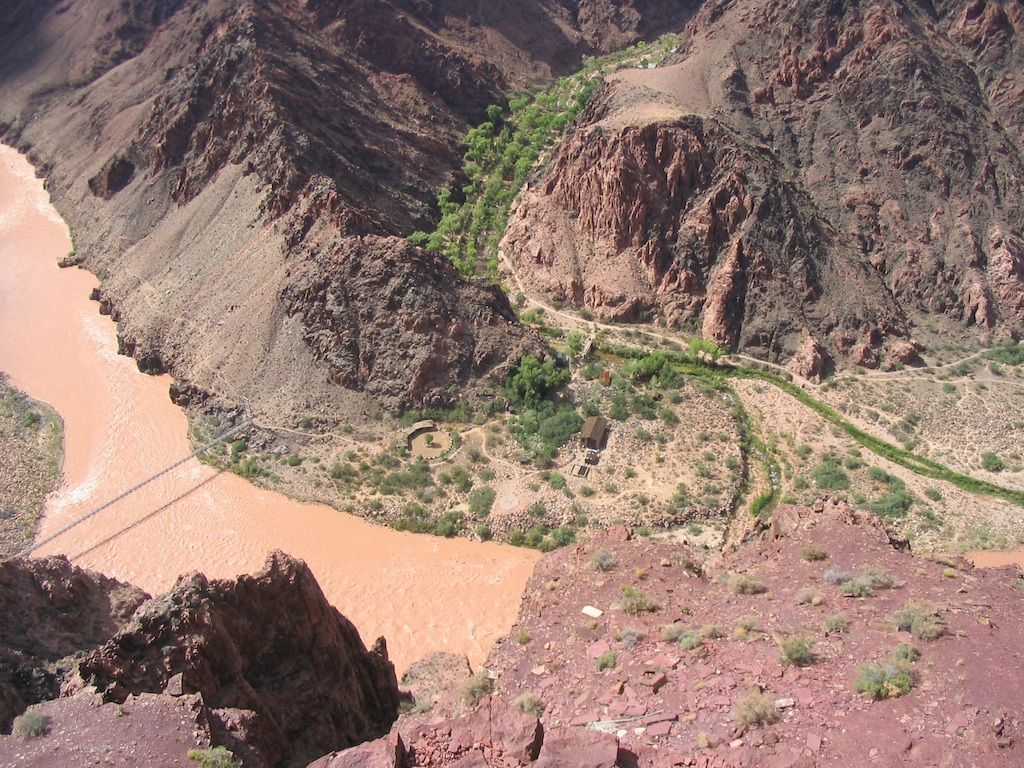
#> input picture images/river1.jpg, 1024 x 768 px
$ jupyter execute 1_feature_matching_answer.ipynb   (shell and % lines are left out)
#> lines starting #> are read from the running program, lines starting #| are printed output that depends on the picture
[cell 1]
import numpy as np
import cv2 # OpenCV-Python
import matplotlib.pyplot as plt
import time

---

# Practice - SIFT mosaic

In the practice you make a mosaic of two maps using SIFT Feature matching.

- Extract SIFT features of two images.
- Match SIFT features using `cv2.BFMatcher()`. L2 distance is good enough find the transformation.
- Find the perspective transform of two images using `cv2.findHomography()`.
- Draw two images with one image warped to the another one.

Here's the desired output.

[cell 2]
# Open and show the input images
img1 = cv2.imread('../images/river1.jpg')
#> img1 is the input picture: shape (768, 1024, 3); mean B, G, R 113.1, 123.7, 148.2
img2 = cv2.imread('../images/river2.jpg')
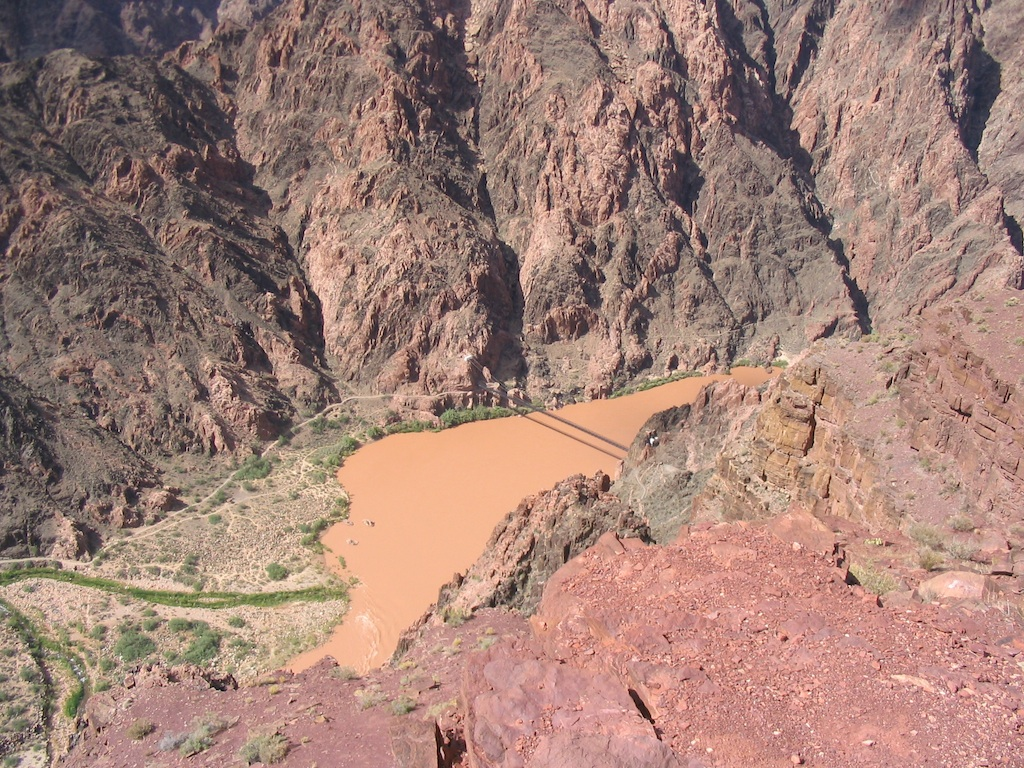
#> input picture images/river2.jpg, 1024 x 768 px
#> img2 is the input picture: shape (768, 1024, 3); mean B, G, R 118.9, 129.4, 161.4

plt.figure(figsize=(12,4))
plt.subplot(1, 2, 1)
plt.imshow(cv2.cvtColor(img1, cv2.COLOR_BGR2RGB))
plt.subplot(1, 2, 2)
plt.imshow(cv2.cvtColor(img2, cv2.COLOR_BGR2RGB))
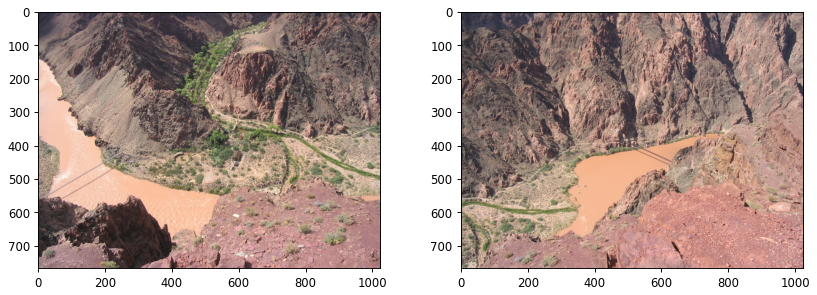
#> figure drawn by matplotlib, 2 panels

[cell 3]
# SIFT feature extracting
sift = cv2.xfeatures2d.SIFT_create()
gray1 = cv2.cvtColor(img1, cv2.COLOR_BGR2GRAY)
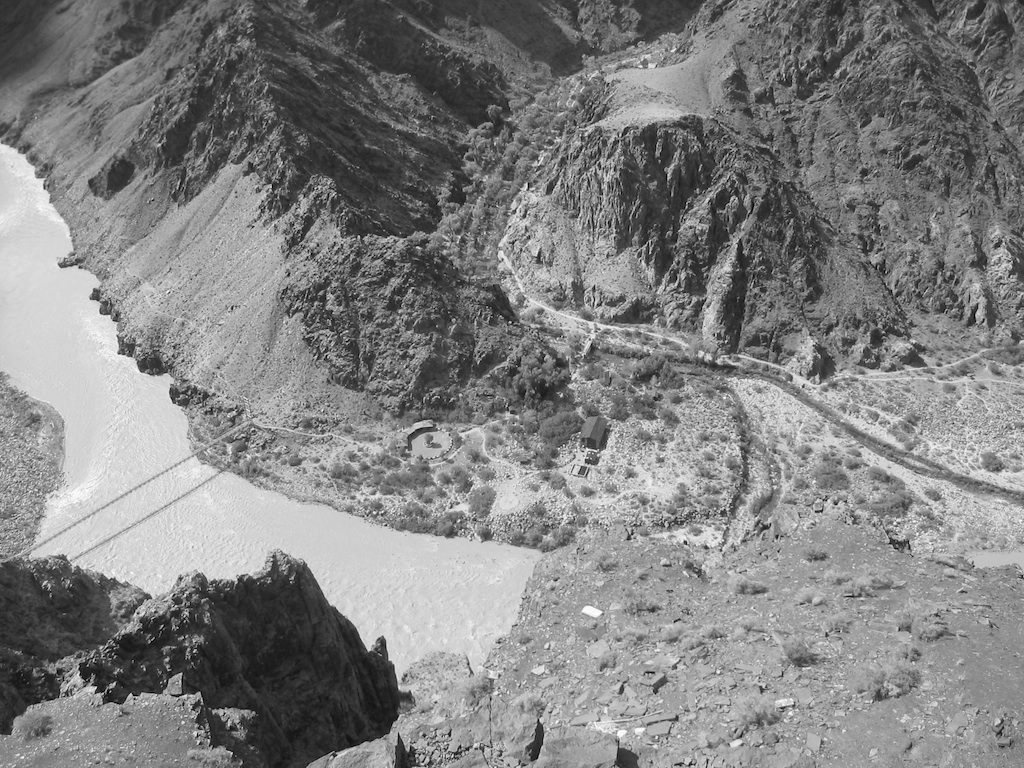
#> gray1: shape (768, 1024); min 1, max 255, mean 129.8
gray2 = cv2.cvtColor(img2, cv2.COLOR_BGR2GRAY)
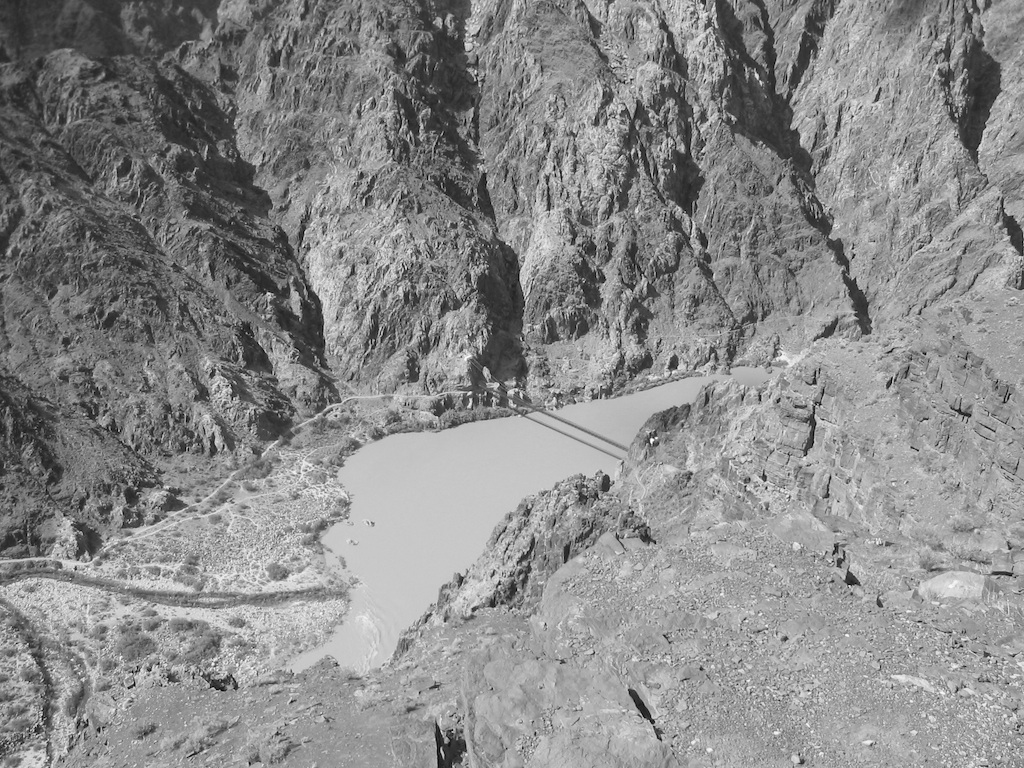
#> gray2: shape (768, 1024); min 1, max 255, mean 137.8

kp1, des1 = sift.detectAndCompute(gray1, None)
#> kp1 = 8862 keypoints; strongest (x, y, size): (685, 542, 2.6), (721, 550, 1.8), (374, 512, 2), (114, 683, 2)
kp2, des2 = sift.detectAndCompute(gray2, None)
#> kp2 = 9346 keypoints; strongest (x, y, size): (652, 440, 2.7), (134, 685, 1.9), (75, 568, 2.1), (757, 76, 3.1)

print('Image 1 - %d feature detected' % des1.shape[0])
#| Image 1 - 8862 feature detected
print('Image 2 - %d feature detected' % des2.shape[0])
#| Image 2 - 9346 feature detected

[cell 4]
# BFMatcher(Brute Force Matcher) with defalut setting
bf = cv2.BFMatcher(cv2.NORM_L2)
matches = bf.knnMatch(des1, des2, k=2)
#> matches = 8862 matches
print('%d matches' % len(matches))
#| 8862 matches

# Apply ratio test as in David Rowe's paper
good_matches = []
for m, n in matches:
    if m.distance < 0.75 * n.distance:
        good_matches.append(m)
#> after the loop, good_matches = 1353 matches
print('%d matches' % len(good_matches))
#| 1353 matches

[cell 5]
# Display SIFT matches
img3 = cv2.drawMatches(img1, kp1, img2, kp2, good_matches, None, matchColor = (0,0,255))
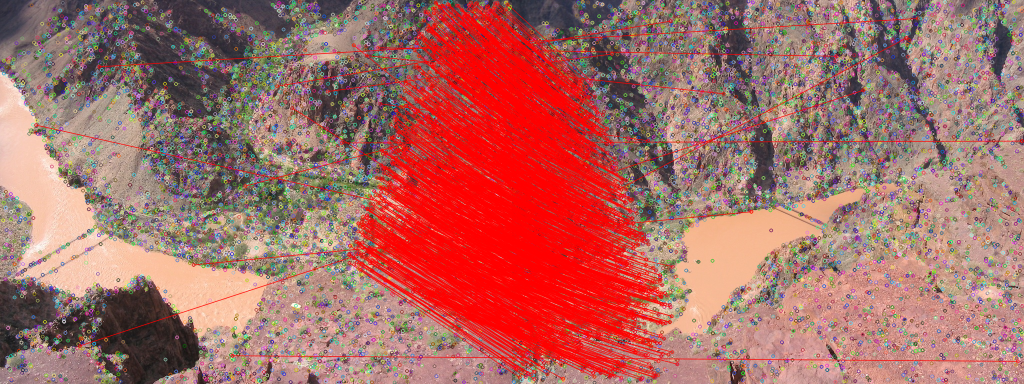
#> img3: shape (768, 2048, 3) (shown at 1/2 size); mean B, G, R 100.6, 107.6, 169.7
plt.figure(figsize=(9,3))
plt.imshow(cv2.cvtColor(img3, cv2.COLOR_BGR2RGB))

[cell 6]
trans_x = 0
trans_y = 500
trans = np.float32([[1, 0, trans_x], [0, 1, trans_y], [0, 0, 1]])

[cell 7]
# Output mosaic
out = np.zeros((2000,3000,3),dtype=np.uint8)
# The first image translated
out = cv2.warpPerspective(img1, trans, (3000, 2000), out, borderMode=cv2.BORDER_TRANSPARENT)
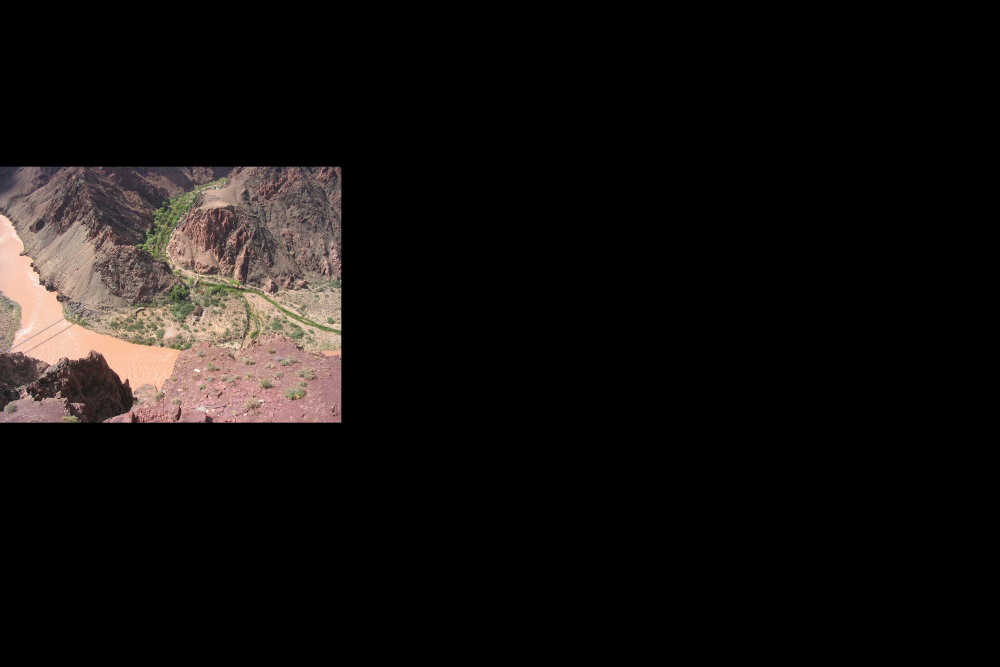
#> out: shape (2000, 3000, 3) (shown at 1/3 size); mean B, G, R 14.8, 16.2, 19.4

# Fill code below to find the homography between two images and warp the second image over 'out'
# Note that the transformation should be composition of perspective and translation.
#================ YOUR CODE HERE ===================
# 1. Find homography from image 2 to image 1
src_pts = np.float32([ kp2[m.trainIdx].pt for m in good_matches ]).reshape(-1,1,2)  # Note that the source points are of image 2
#> src_pts = 1353 rows, first 8: [321.1, 532.9], [701.9, 180.1], [811.1, 36.51], [478.3, 423.1], [1010.9, 722.3], [21.36, 226.1], [316.6, 41.83], [128.6, 576.3]
dst_pts = np.float32([ kp1[m.queryIdx].pt for m in good_matches ]).reshape(-1,1,2)
#> dst_pts = 1353 rows, first 8: [71.85, 249.8], [159.4, 691.2], [198.5, 133.1], [386.8, 529.4], [464.4, 711.1], [490.4, 371.6], [553.8, 172.1], [584.1, 215.6]
M, mask = cv2.findHomography(src_pts, dst_pts, cv2.RANSAC, 5.0)
#> M = [[0.572, -0.181, 911.6], [0.183, 1.02, -182.9], [-0.000439, 0.000167, 1]]; mask = 1353 values, max 1 at index 10, min 0 at index 0, mean 0.989

# 2. Get the composite homography. Matrix multiplication is performed via np.dot().
M2 = np.dot(trans, M)  # apply M first, then apply trans.
#> M2 = [[0.572, -0.181, 911.6], [-0.0367, 1.1, 317.1], [-0.000439, 0.000167, 1]]

# 3. Warp the second image onto the output.
out = cv2.warpPerspective(img2, M2, (3000, 2000), out, borderMode=cv2.BORDER_TRANSPARENT)
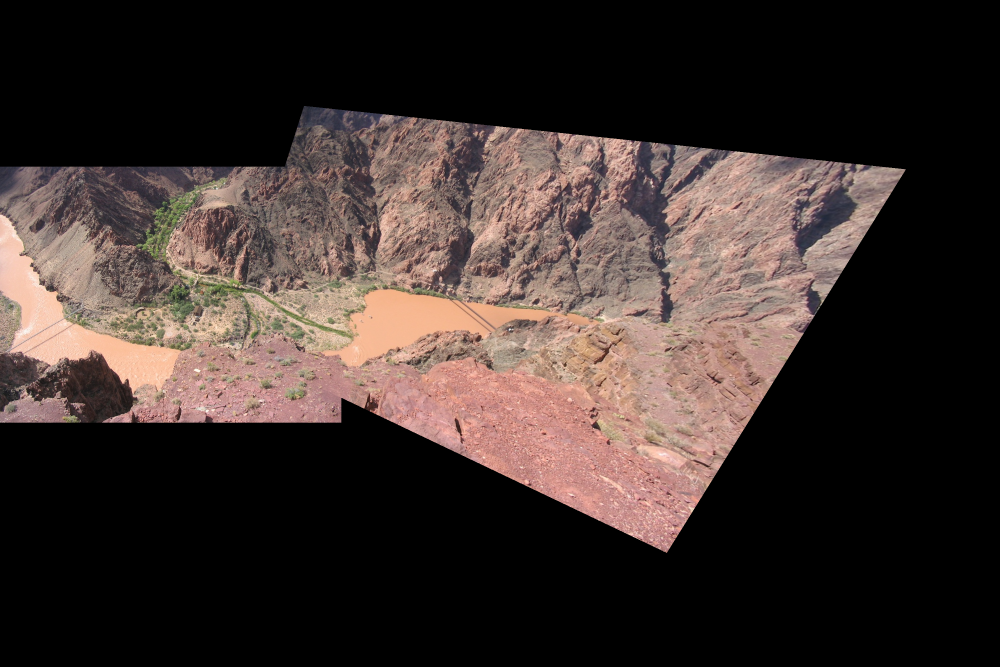
#> out: shape (2000, 3000, 3) (shown at 1/3 size); mean B, G, R 45.4, 49.1, 60.9
#===================================================

plt.imshow(cv2.cvtColor(out, cv2.COLOR_BGR2RGB))
